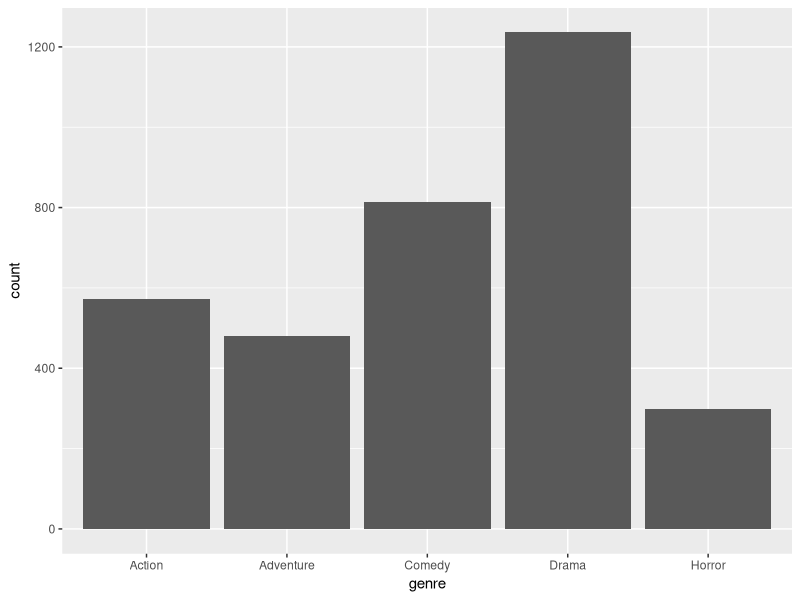
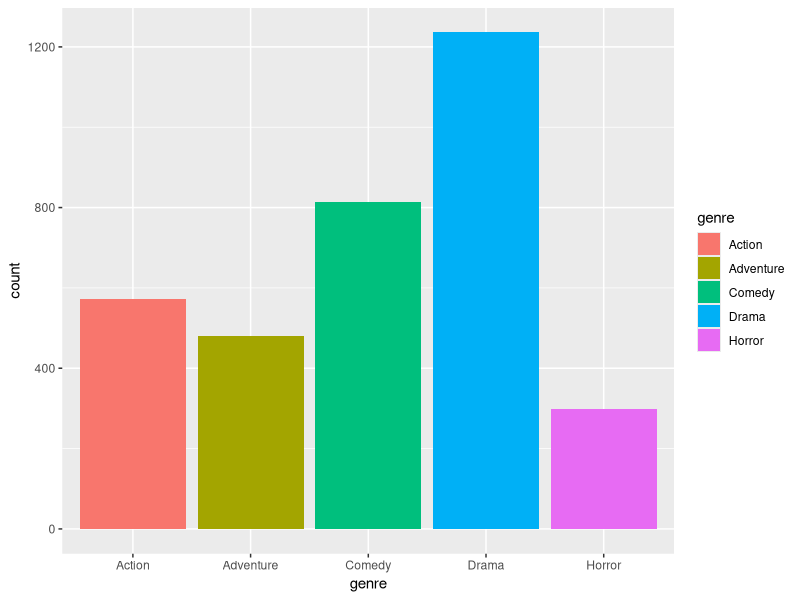
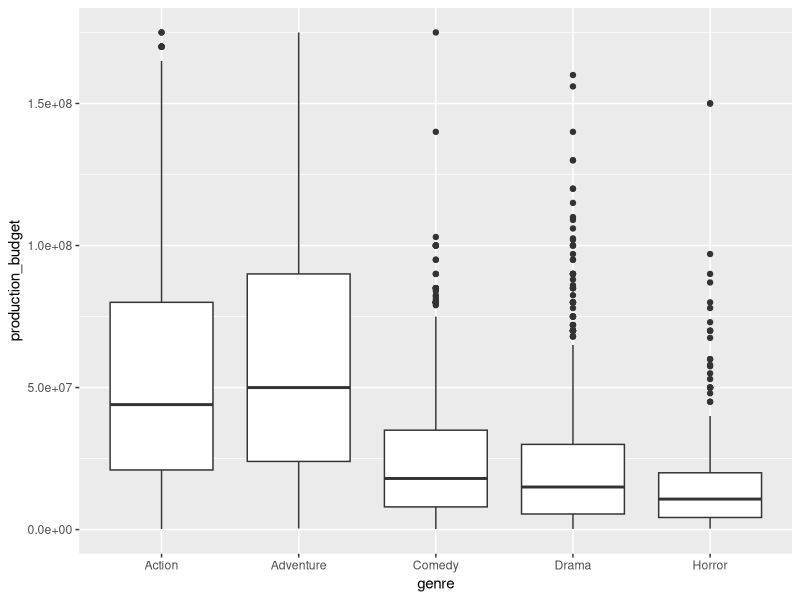
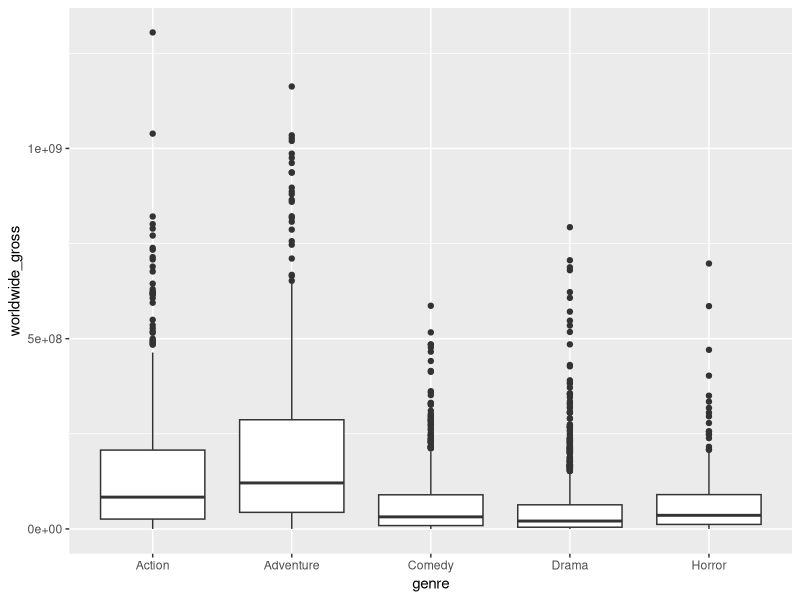
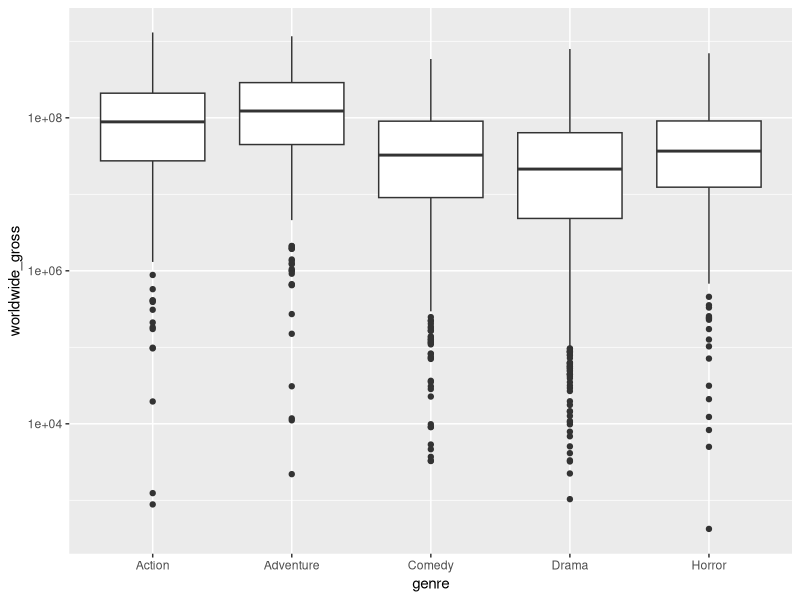
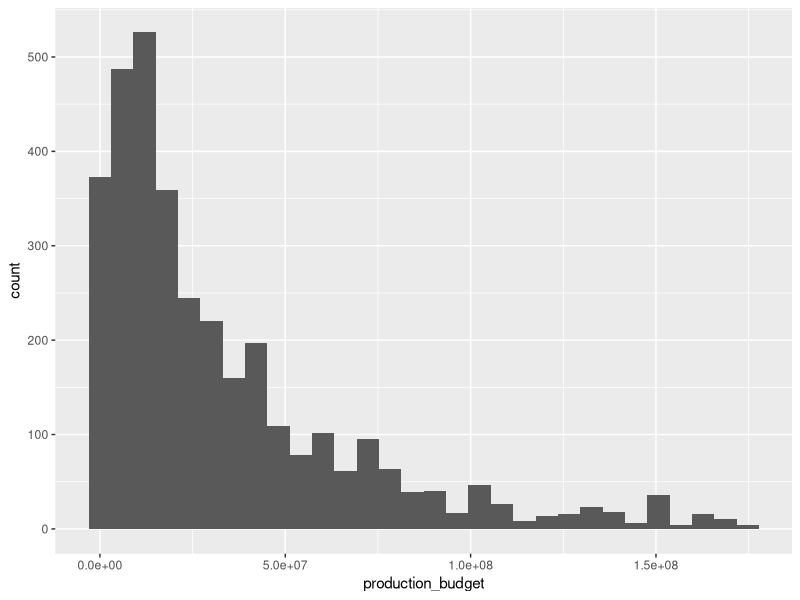
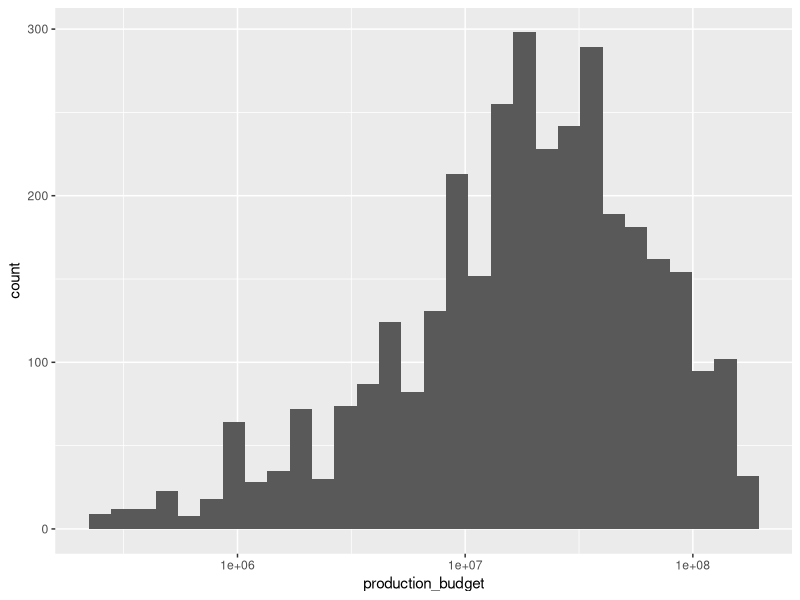
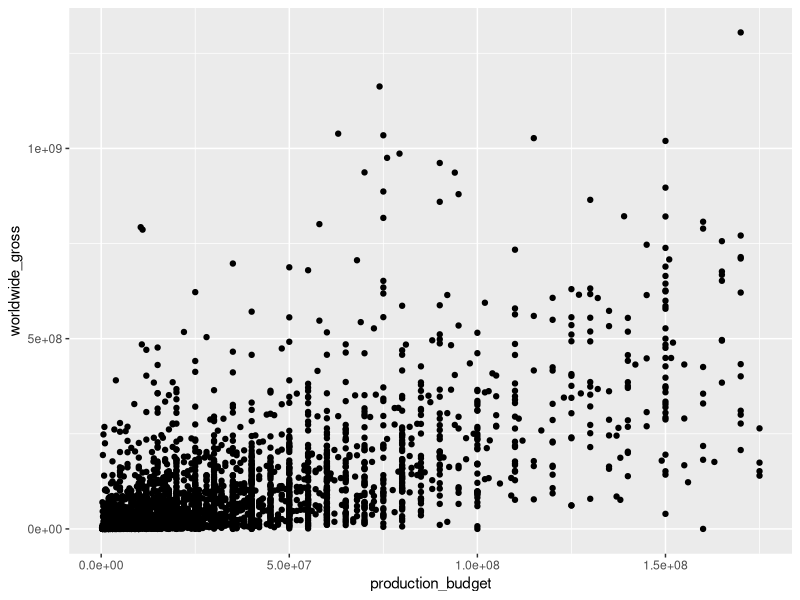

Here is the R script that generated these plots, in order:
## ---- chunk 1
knitr::include_graphics("https://tenor.com/view/mind-blown-gif-4952382.gif")
## ---- chunk 2
library(tidyverse)
movies <- read_csv("data/movie_profit/movie_profit.csv")
glimpse(movies) # see every column in the data frame
## ---- chunk 3
ggplot(movies, aes(x= genre))+
  geom_bar()

## ---- chunk 4
ggplot(movies, aes(x= genre, fill=genre))+
  geom_bar()

## ---- chunk 5
ggplot(movies, aes(x=genre, y=production_budget))+
  geom_boxplot()
## ---- chunk 6
ggplot(movies, aes(x=genre, y=worldwide_gross))+
  geom_boxplot()
## ---- chunk 7
ggplot(movies,aes(x=genre, y=worldwide_gross))+
  geom_boxplot() +
  scale_y_log10()
## ---- chunk 8
ggplot(movies, aes(x = production_budget)) +
  geom_histogram()
## ---- chunk 9
ggplot(movies, aes(x = production_budget)) +
  geom_histogram()+
  scale_x_log10()
## ---- chunk 10
ggplot(movies, aes(x= production_budget,y= worldwide_gross))+  
       geom_point()
## ---- chunk 11
ggplot(movies, aes(x = production_budget, y = worldwide_gross)) +
  geom_point() +
  scale_x_log10() + scale_y_log10()
## ---- chunk 12
movies_clean <- movies %>% filter(worldwide_gross!=0)

ggplot(movies_clean, aes(x = production_budget, y = worldwide_gross)) +
  geom_point() +
  scale_x_log10() + scale_y_log10()
## ---- chunk 13
ggplot(movies_clean, aes(x = production_budget, y = worldwide_gross)) +
  geom_point(alpha=0.5) +
  stat_smooth(method = "lm", col = "red", se = FALSE)+
  scale_x_log10() + scale_y_log10()
